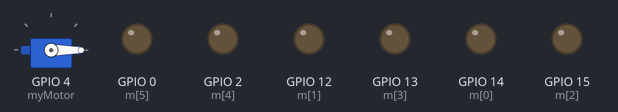
Bench run of a sketch on a simulated ESP8266 (NodeMCU). On the bench: servo, output pins drawn as LEDs (lit = HIGH). WiFi joins after 1.5 s; servers stay silent unless stated; what the sketch prints to the serial monitor is not drawn.

Above: at 0.1 s.
At 1.9 s:
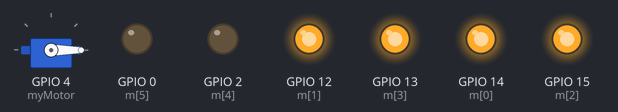
Timing chart, 0 to 3.4 s (numbered marks = the images above):
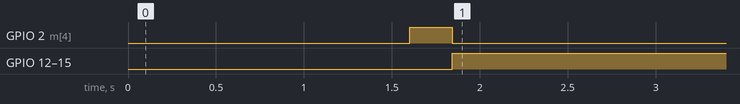

Measured:
- by itself, GPIO 2 (m[4]): HIGH → LOW at 1.8 s
- by itself, GPIO 12 (m[1]), GPIO 13 (m[3]), GPIO 14 (m[0]), GPIO 15 (m[2]): LOW → HIGH at 1.8 s

The sketch:

socket.ino
```cpp
#include <ESP8266WiFi.h>
#include <WiFiClient.h>
#include <Servo.h>
WiFiClient client;

Servo myMotor;

const uint16_t port = 1111;
const char *host = "10.42.0.1";

const int n = 6;
int m[n] = {14,12,15,13,2,0};

const int len = 11;
char a[len];

int cti(char c)
{
    return (int(c) - 48);
}

int sti(int s)
{
    int n = 0;
    for(int i = s; i < s + 3; i++)
    {
        n *= 10;
        n += cti(a[i]);
    }
    return n;
}
void setup()
{
    myMotor.attach(4);
    myMotor.write(0);

    pinMode(LED_BUILTIN, OUTPUT);
    digitalWrite(LED_BUILTIN, LOW);
    for(int i = 0; i < n; i++)
        pinMode(m[i], OUTPUT);

    for(int i = 0; i < n; i++)
      digitalWrite(m[i], LOW);

    Serial.begin(250000);
    Serial.println("Connecting...\n");
    WiFi.mode(WIFI_STA);
    WiFi.begin("WIFIA", "123456789");
    while (WiFi.status() != WL_CONNECTED)
    {
        delay(200);
        Serial.print(" .");
    }
    Serial.println("Wifi Connected !!");
    digitalWrite(LED_BUILTIN, HIGH);

}

void loop()
{
    Serial.println(1);
    if (!client.connect(host, port))
    {
        Serial.println("Connection to host failed");
        return;
    }
    Serial.println(2);

    delay(40);
    for(int i = 0; client.available() > 0; i++)
    {
        a[i] = client.read();
        Serial.print(a[i]);
    }
    Serial.println();
    if (a[10] == '1')
    {
      myMotor.write(130);
    }
    if (a[10] == '0')
    {
      myMotor.write(0);
    }
    for(int i = 0; i < 4; i++)
    {
      digitalWrite(m[i], cti(a[i]));
      Serial.println(cti(a[i]));
    }
    analogWrite (m[4], sti(4));
    Serial.println(sti(4));
    analogWrite (m[5], sti(7));
    Serial.println(sti(7));
    Serial.println();
    client.stop();
    //delay(100);
}
```
